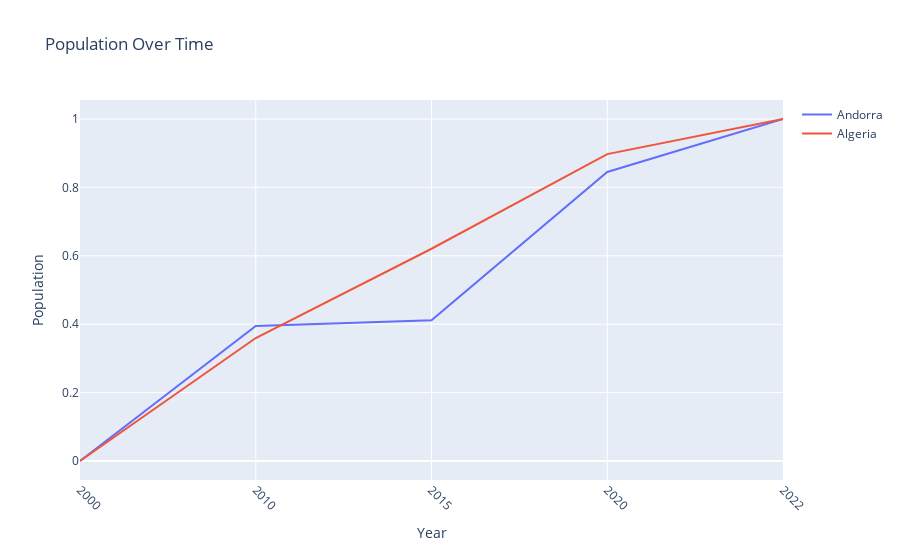

The notebook cell this image was saved under:
### Markdown cell above
### Interactive line plot

### Code cell
fig = go.Figure()

fig.add_trace(go.Scatter(
    x=population_df_andorra_algeria['year'],
    y=population_df_andorra_algeria['Andorra_normalized'],
    mode='lines',  # Connect data points with lines
    name='Andorra'
))

fig.add_trace(go.Scatter(
    x=population_df_andorra_algeria['year'],
    y=population_df_andorra_algeria['Algeria_normalized'],
    mode='lines',
    name='Algeria',
))

fig.update_layout(
    title='Population Over Time',  # Title
    xaxis_title='Year',
    yaxis_title='Population',
    xaxis_tickangle=45,
    showlegend=True,
)

fig.show()

### Figure 1 — Plotly figure (JSON) as saved in the notebook; plotly's stock layout.template omitted (floating-point values rounded to 4 significant figures)
{"data": [{"mode": "lines", "name": "Andorra", "type": "scatter", "x": ["2000", "2010", "2015", "2020", "2022"], "y": [0.0, 0.395, 0.4115, 0.8453, 1.0]}, {"mode": "lines", "name": "Algeria", "type": "scatter", "x": ["2000", "2010", "2015", "2020", "2022"], "y": [0.0, 0.3597, 0.6206, 0.8973, 1.0]}], "layout": {"showlegend": true, "title": {"text": "Population Over Time"}, "xaxis": {"tickangle": 45, "title": {"text": "Year"}}, "yaxis": {"title": {"text": "Population"}}}}
